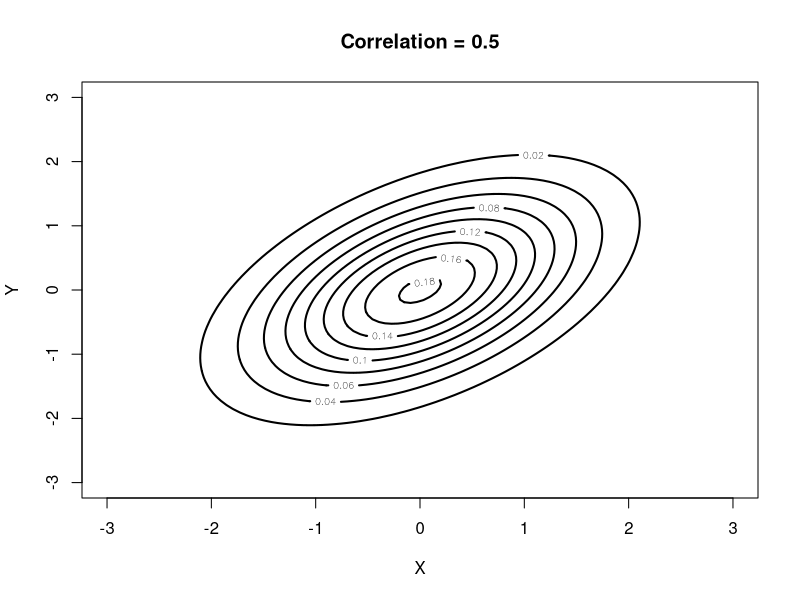

The R source for this figure:
library(mvtnorm)
mean_vector <- c(0, 0) 
cov_matrix <- matrix(c(1, 0.5, 0.5, 1), nrow = 2)  
x_vals <- seq(-3, 3, length.out = 100)
y_vals <- seq(-3, 3, length.out = 100)
grid <- expand.grid(x = x_vals, y = y_vals)
z_vals <- dmvnorm(grid, mean = mean_vector, sigma = cov_matrix)
contour(x_vals, y_vals, matrix(z_vals, nrow = 100), 
        main = "Correlation = 0.5", 
        xlab = "X", ylab = "Y", 
        col = "black", 
        lwd = 2)